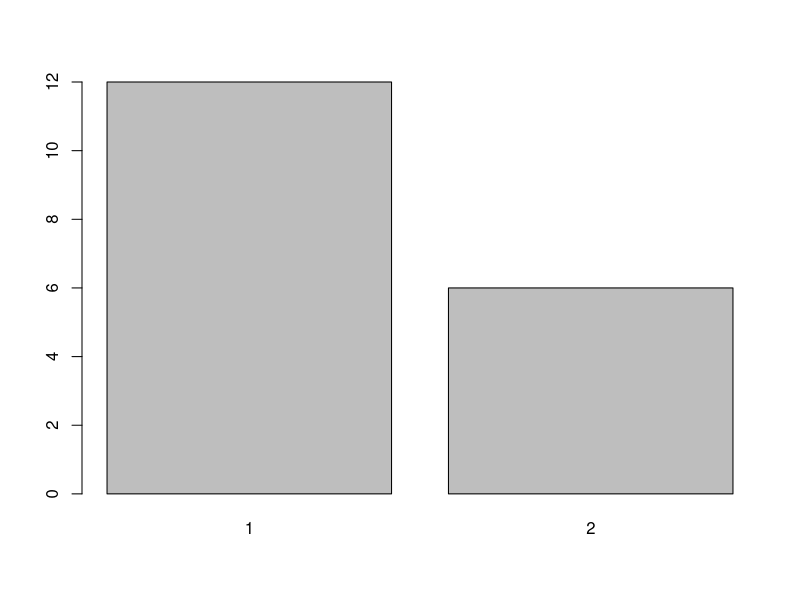
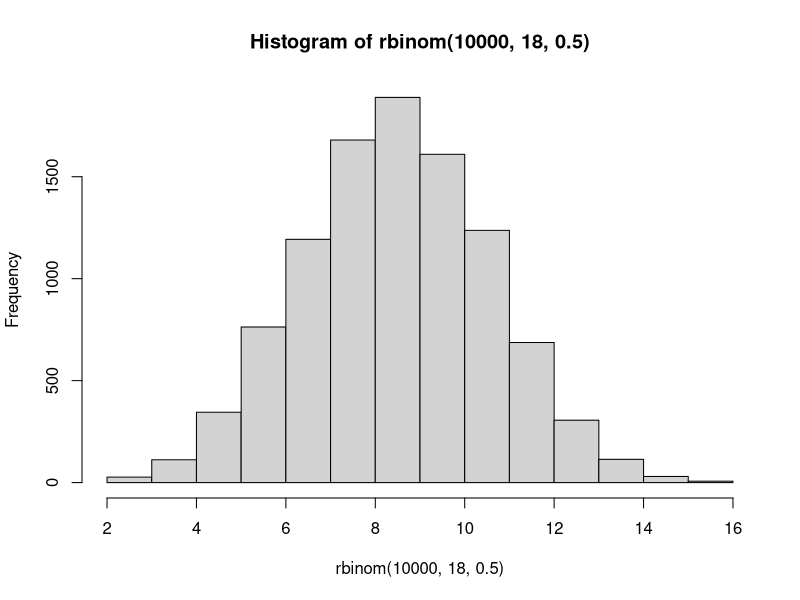

The R source for these figures, in order:
data<-read.csv("Lab3_probability_data.csv")
View(data)
install.packages("sjmisc")
#package for pipe operator and frequencies/proportions
library(sjmisc)
#library command 
tab<-table(data$coin)
#frequency for table of different coin flips
#this creates the table but doesnt run it
tab
#this runs the table
#1 is heads and 2 is tails
#frequency of head is 12 and the frequency of tails is 6
barplot(tab)
#this creates a bar graph with our outcomes
prop.table(tab)
#this computes a proportion from the table data
prop.table(tab)%>%
  #pipe operator lets you string commands together this is from the sjmisc package
  #this makes the propotions smaller
  round(3)
#can also write as round(prop.table(tab),3)
#also prop.table(tab)%>%round(3)
#these all display the same functions
#this rounds to 3 decimal places
frq(data$coin)
#this is just creating a nicer table with mean, sd, etc.
#total N=18 valid N=18 mean=1.33 sd=0.49
dbinom(12,18,0.5)
#this gives us the probability of getting exactly some number of successes
#specifically here its 12 heads out of 18 flips
#the probability is 7.08% chance
#pbinom(x,N,p) gives us the probability of getting x or in this case, fewer heads
pbinom(6,18,0.5)
#probability of 6 or fewer tails is 11.8% which is more of a chance than 12 or more heads
pbinom(11,18,0.5)
#probability of 11 or fewer heads which is 88.1%
1-pbinom(11,18,0.5)
#probability of 12 or more heads which is 11.89%
rbinom(1,18,0.5)
#randomly generating more flips
#set.seed() can be used to make the number more random
#rbinom(x,n,p)
#x is the number of samples to draw
#n is the number of flips per sample
#p is the probability of "success"
#this code randomly generates a sample of 18 coin flips
set.seed(222)
rbinom(10,18,0.5)
hist(rbinom(10000,18,0.5))
#made a histogram of all the data points
